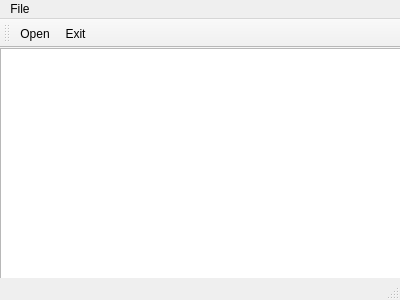
<?xml version="1.0" encoding="UTF-8"?>
<ui version="4.0">
 <class>MainWindow</class>
 <widget class="QMainWindow" name="MainWindow">
  <property name="geometry">
   <rect>
    <x>0</x>
    <y>0</y>
    <width>400</width>
    <height>300</height>
   </rect>
  </property>
  <property name="windowTitle">
   <string>MainWindow</string>
  </property>
  <widget class="QWidget" name="centralWidget">
   <widget class="QGraphicsView" name="graphicsView">
    <property name="geometry">
     <rect>
      <x>0</x>
      <y>0</y>
      <width>431</width>
      <height>241</height>
     </rect>
    </property>
   </widget>
  </widget>
  <widget class="QMenuBar" name="menuBar">
   <property name="geometry">
    <rect>
     <x>0</x>
     <y>0</y>
     <width>400</width>
     <height>25</height>
    </rect>
   </property>
   <widget class="QMenu" name="menuFile">
    <property name="title">
     <string>File</string>
    </property>
    <addaction name="actionOpenByMenuBar"/>
    <addaction name="actionExitByMenuBar"/>
   </widget>
   <addaction name="menuFile"/>
  </widget>
  <widget class="QStatusBar" name="statusBar"/>
  <widget class="QToolBar" name="mainToolBar">
   <attribute name="toolBarArea">
    <enum>TopToolBarArea</enum>
   </attribute>
   <attribute name="toolBarBreak">
    <bool>false</bool>
   </attribute>
   <addaction name="actionOpenFolderByToolBar"/>
   <addaction name="actionExitByToolBar"/>
  </widget>
  <action name="actionOpenByMenuBar">
   <property name="text">
    <string>Open</string>
   </property>
  </action>
  <action name="actionExitByMenuBar">
   <property name="text">
    <string>Exit</string>
   </property>
  </action>
  <action name="actionOpenFolderByToolBar">
   <property name="icon">
    <iconset resource="asset.qrc">
     <normaloff>:/toolButton_images/asset images/folder_open_48px.png</normaloff>:/toolButton_images/asset images/folder_open_48px.png</iconset>
   </property>
   <property name="text">
    <string>Open</string>
   </property>
  </action>
  <action name="actionExitByToolBar">
   <property name="icon">
    <iconset>
     <normalon>:/toolButton_images/asset images/exit_48px.png</normalon>
    </iconset>
   </property>
   <property name="text">
    <string>Exit</string>
   </property>
  </action>
 </widget>
 <layoutdefault spacing="6" margin="11"/>
 <resources>
  <include location="asset.qrc"/>
 </resources>
 <connections/>
</ui>
